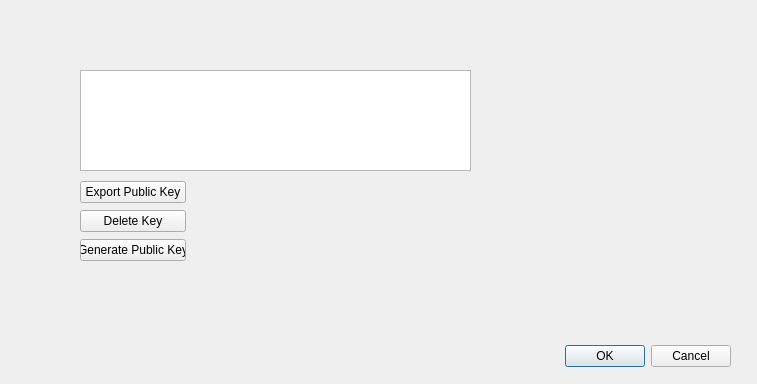
<?xml version="1.0" encoding="UTF-8"?>
<ui version="4.0">
 <class>Dialog</class>
 <widget class="QDialog" name="Dialog">
  <property name="geometry">
   <rect>
    <x>0</x>
    <y>0</y>
    <width>757</width>
    <height>384</height>
   </rect>
  </property>
  <property name="windowTitle">
   <string>Dialog</string>
  </property>
  <widget class="QDialogButtonBox" name="buttonBox">
   <property name="geometry">
    <rect>
     <x>390</x>
     <y>340</y>
     <width>341</width>
     <height>32</height>
    </rect>
   </property>
   <property name="orientation">
    <enum>Qt::Horizontal</enum>
   </property>
   <property name="standardButtons">
    <set>QDialogButtonBox::Cancel|QDialogButtonBox::Ok</set>
   </property>
  </widget>
  <widget class="QTableView" name="tableView">
   <property name="geometry">
    <rect>
     <x>80</x>
     <y>70</y>
     <width>391</width>
     <height>101</height>
    </rect>
   </property>
  </widget>
  <widget class="QWidget" name="">
   <property name="geometry">
    <rect>
     <x>80</x>
     <y>180</y>
     <width>106</width>
     <height>83</height>
    </rect>
   </property>
   <layout class="QVBoxLayout" name="verticalLayout">
    <item>
     <widget class="QPushButton" name="pushButton">
      <property name="text">
       <string>Export Public Key</string>
      </property>
     </widget>
    </item>
    <item>
     <widget class="QPushButton" name="pushButton_3">
      <property name="text">
       <string>Delete Key</string>
      </property>
     </widget>
    </item>
    <item>
     <widget class="QPushButton" name="pushButton_2">
      <property name="text">
       <string>Generate Public Key</string>
      </property>
     </widget>
    </item>
   </layout>
  </widget>
 </widget>
 <resources/>
 <connections/>
</ui>
